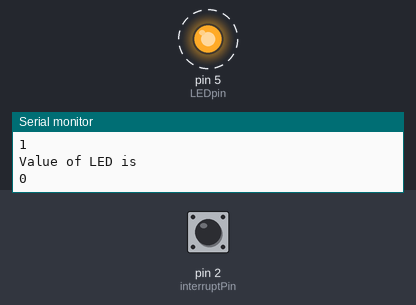
Simulated run of this sketch. Board: Arduino Uno, built with avr-gcc and run on an emulated ATmega328P. On the bench: output pins drawn as LEDs (lit = HIGH), the last lines printed to the serial monitor. Dashed ring = blinking. The test bench sets the inputs (shaded band); at power-on: pin 2 (interruptPin) HIGH.

Above: at 1.25 s.
1.3 s: pin 2 (interruptPin) pulled LOW for 0.15 s
At 2.5 s:
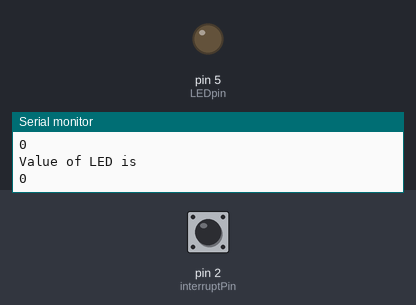
3.0 s: pin 2 (interruptPin) pulled LOW for 1 s
At 4.29 s:
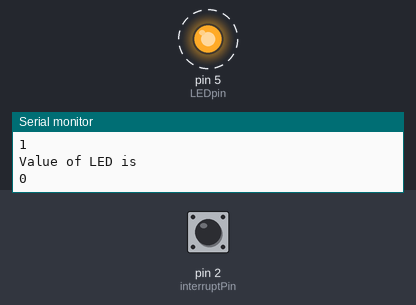
6.0 s: pin 2 (interruptPin) pulsed LOW 5 times (0.12 s each, 0.3 s apart)
9.0 s: pin 2 (interruptPin) pulsed LOW 2 times (0.12 s each, 0.3 s apart)
At 9.41 s:
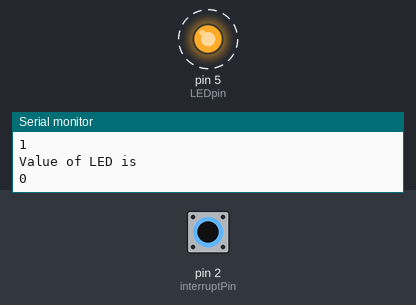
Timing chart, 0 to 12.0 s (numbered marks = the images above; inputs shaded):
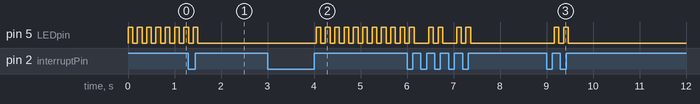

The sketch:

blink_state_machine_switch_wInterrupt.ino
```cpp
const byte interruptPin = 2;
const byte LEDpin = 5;
//  starts off as 0
  static uint8_t state = 0;
//  starts off as high
  static uint8_t switchState = 1;


void switchHandler()
{
  delay(200);
  Serial.print("Current value of State ");
  Serial.println(state);
  state = !state;
  Serial.print("Going to State ");
  Serial.println(state);
}

void blink(void)
{
  int prevLEDval = digitalRead(LEDpin);
  Serial.println("Value of LED is");
  Serial.println(prevLEDval);
  switch (state)
  {
    case 0:   // toggle the LED
//    could also use LED_BUILTIN onboard the arduino
      digitalWrite(LEDpin, !prevLEDval);
//      need this delay or else it won't blink
      delay(100);
      // handles events and state transition
      break;
    case 1:   // wait for the delay period
      digitalWrite(LEDpin, LOW);
      delay(1);
      break;
  }
}

// the setup routine runs once when you press reset:
void setup() {
  Serial.begin(9600);
  pinMode(LEDpin, OUTPUT);
  pinMode(interruptPin, INPUT_PULLUP);
  attachInterrupt(digitalPinToInterrupt(interruptPin), switchHandler, RISING);
}

// the loop routine runs over and over again forever:
void loop() {
  blink();
}
```

Measured:
- after the input at 1.3 s, pin 5 (LEDpin): goes on until 1.5 s, then stays LOW
- after the input at 3.0 s, pin 5 (LEDpin): alternates HIGH for 0.10 s and LOW for 0.10 s, starting after 1.0 s
- after the input at 9.0 s, pin 5 (LEDpin): alternates HIGH for 0.10 s and LOW for 0.10 s, 4 changes in all, then stays LOW, starting after 0.17 s
- by itself, pin 5 (LEDpin): alternates HIGH for 0.10 s and LOW for 0.10 s
